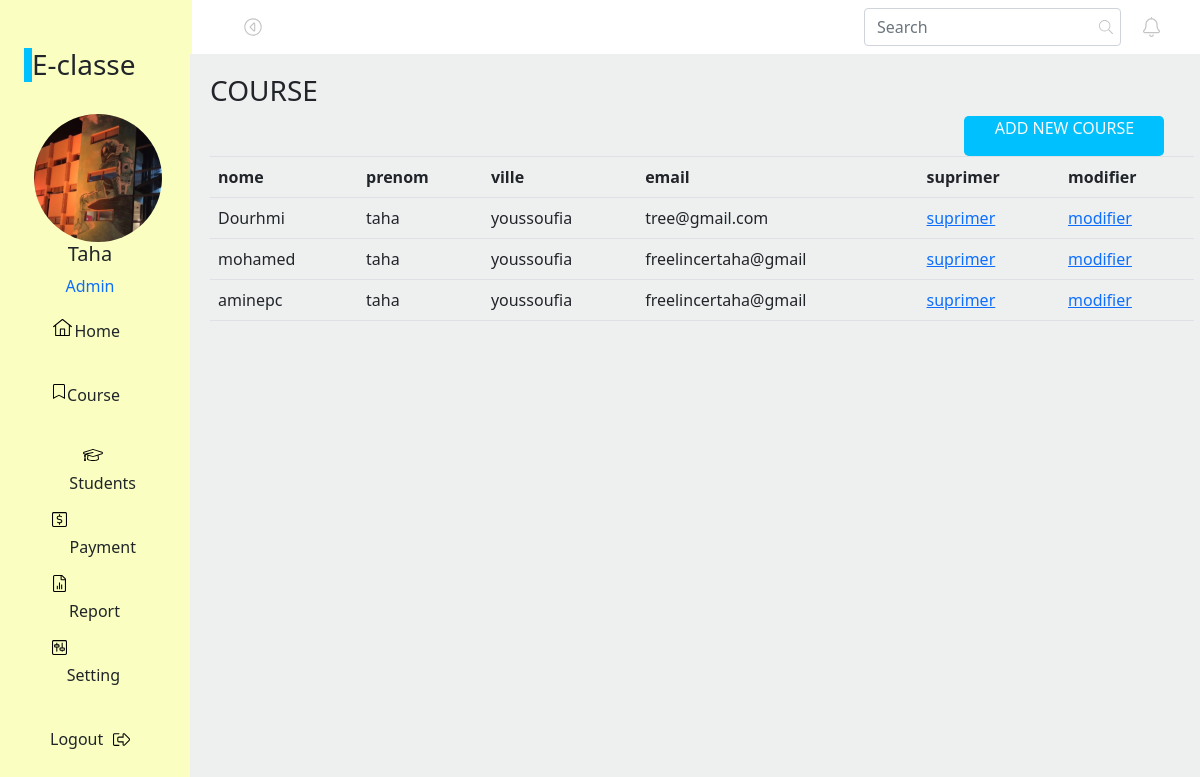
The page /course.php on the database its author committed.
### tables this page shows
CREATE TABLE `course` (
  `id` int(11) NOT NULL,
  `nom` varchar(20) NOT NULL,
  `prenom` varchar(20) NOT NULL,
  `ville` varchar(20) NOT NULL,
  `email` varchar(20) NOT NULL
);

### select_course.php (the view, shortened to what this page needs)
<!DOCTYPE html>
<html lang="en">
<head>
    <link href="https://cdn.jsdelivr.net/npm/bootstrap@5.1.3/dist/css/bootstrap.min.css" rel="stylesheet">
</head>
<body>
<?php
            $connect=mysqli_connect("localhost","root","","e_classe_db");
            $select="SELECT *from course";
            $query=mysqli_query($connect,$select);
            ?>
            <table class="table">
                <tr>
                    <th>nome</th>
                    <th>prenom</th>
                    <th>ville</th>
                    <th>email</th>
                    <th>suprimer</th>
                    <th>modifier</th>
                </tr>
              <?php
              foreach( $query as $result){
            ?>
                  <tr>
                      <td><?php echo $result['nom']?></td>
                      <td><?php echo $result['prenom']?></td>
                      <td><?php echo $result['ville']?></td>
                      <td><?php echo $result['email']?></td>
                     <td><a href="suprimer_course.php? id=<?php echo $result['id'] ?>">suprimer</a></td>
                      <td><a href="modifier_course.php? id=<?php echo $result['id'] ?>">modifier</a></td>
                  </tr>
            <?php  }?>
            </table>
</body>
</html>

### rows shown on the page
course: nom "Dourhmi", prenom "taha", ville "youssoufia", email "tree@gmail.com"
course: nom "mohamed", prenom "taha", ville "youssoufia", email "freelincertaha@gmail"
course: nom "aminepc", prenom "taha", ville "youssoufia", email "freelincertaha@gmail"
